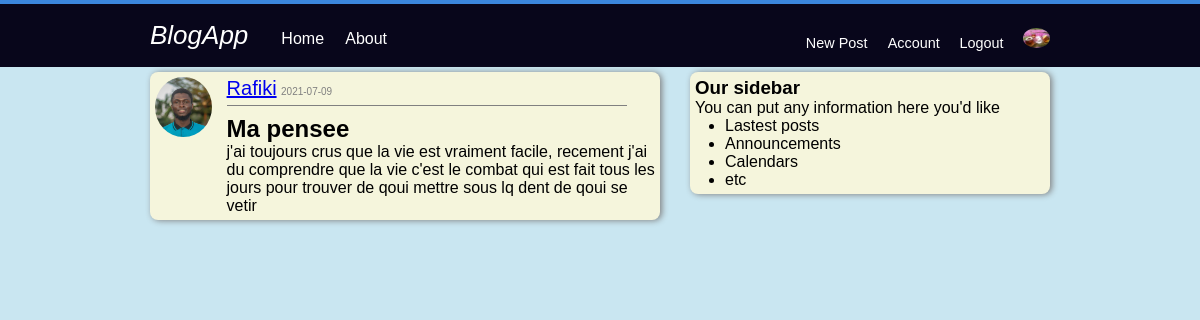
Page /post/2 (signed in) on the committed database.
### blogapp/models.py (models this page shows, shortened)
class User(db.Model, UserMixin):
    id = db.Column(db.Integer, primary_key=True)
    username = db.Column(db.String(20), unique=True, nullable=False)
    email = db.Column(db.String(120), unique=True, nullable=False)
    image_file = db.Column(db.String(20), nullable=False,
                           default='default.jpg')
    password = db.Column(db.String(60), nullable=False)
    posts = db.relationship('Post', backref='author', lazy=True)

class Post(db.Model):
    id = db.Column(db.Integer, primary_key=True)
    title = db.Column(db.String(20), nullable=False)
    date_posted = db.Column(db.DateTime, nullable=False,
                            default=datetime.utcnow())
    content = db.Column(db.Text, nullable=False)
    user_id = db.Column(db.Integer, db.ForeignKey('user.id'), nullable=False)

### blogapp/routes.py (the view)
@ app.route('/post/<int:post_id>')
def owner_post(post_id):
    post = Post.query.get_or_404(post_id)
    return render_template('/pages/owner_post.html', title=post.title, post=post)

### blogapp/models.py (called while the page is built)
@login_manager.user_loader
def load_user(user_id):
    return User.query.get(int(user_id))

### blogapp/templates/pages/owner_post.html (shortened to what this page needs)
{% extends "layout/defaullt.html" %}
{% block body %}
<div class="body_wrapper">
    <article class="article_wrapper">
        <img class="rounded-circle article"
            src="{{url_for('static', filename='profile_image/' + post.author.image_file)}}">
        <div class='right-wrapper'>
            <div class="head_wrapper">
                <small class="author_wrapper"><a href="{{url_for('user_posts',username = post.author.username)}}">{{
                        post.author.username}}</a></small>
                <small class="verry_smal_wrapper">{{post.date_posted.strftime('%Y-%m-%d')}}</small>
            </div>
            <div>
                <h2 class="title_"> {{post.title}}</h2>
                <P>{{ post.content }}</P>
            </div>
        </div>
    </article>
</div>
{% endblock %}

### blogapp/templates/layout/nav.html (shortened to what this page needs)
<nav class='navbar-wrapper'>
    <div class="wrapper">
        <div class="navbar-left-wrapper nav">
            <a href="{{url_for('home')}}" class="brand">BlogApp</a>
            <a href="{{url_for('home')}}">Home</a>
            <a href="{{url_for('about')}}">About</a>
        </div>
        <div class="navbar-right-wrapper nav">
            {% if current_user.is_authenticated %}
            <a href="{{url_for('new_post')}}">New Post</a>
            <a href="{{url_for('account')}}">Account </a>
            <a href="{{url_for('logout')}}">Logout </a>
            <img class="rounded-circle1 article"
                src="{{url_for('static', filename='profile_image/' + current_user.image_file)}}">
            {% else %}
            <a href="{{url_for('login')}}">login</a>
            <a href="{{url_for('register')}}">register</a>
            {% endif %}
        </div>
    </div>
</nav>

### blogapp/static/style_home.css (style rules this page uses)
* { margin: 0; padding: 0; }
.wrapper { width: 900px; max-width: 90%; margin: 0px auto; }
body { background-color: rgb(201, 230, 241); font-family: Arial, Helvetica, sans-serif, sans-serif; }
.navbar-wrapper { background-color: rgb(8, 6, 27); border-top: 4px solid rgb(59, 134, 221); padding: 1em 0; margin-bottom: 5px; }
.wrapper .body_wrapper, .wrapper .nav { display: inline-block; }
.navbar-right-wrapper { float: right; }
.navbar-right-wrapper a { font-size: 0.9em; }
.navbar-right-wrapper a, .navbar-left-wrapper a { color: #fff; text-decoration: none; margin-right: 1.1em; }
.navbar-left-wrapper .brand { font-size: 26px; font-style: italic; color: white; }
.navbar-right-wrapper { margin-top: 7.6px; }
.article_wrapper { display: flex; }
.right-wrapper { margin-left: 15px; }

### blogapp/static/style_blo.css (style rules this page uses)
.article_wrapper, .sidebar_wrapper { border: solid 0px; margin-bottom: 5px; padding: 5px; border-radius: 8px; background-color: beige; box-shadow: gray 2px 0.5px 0.4pc; }
.article_wrapper { width: 500px; }
.head_wrapper { border-bottom: solid 0.1px gray; margin-bottom: 9px; width: 400px; padding-bottom: 5px; }
.head_wrapper .author_wrapper { color: rgb(38, 64, 182); font-size: 20px; }
.head_wrapper .verry_smal_wrapper { font-size: 10px; color: gray; }
.title_ { margin-top: 20 px; }

### blogapp/static/styleAccount.css (style rules this page uses)
.rounded-circle { border-radius: 50%; height: 60px; }
.rounded-circle1 { border-radius: 50%; height: 20px; }

### rows in the picture
User: image_file (picture)
User: image_file (placeholder picture), author.username "Rafiki"
Post: date_posted "2021-07-09", title "Ma pensee", content "j'ai toujours crus que la vie est vraiment facile, recement j'ai du comprendre que la vie c'est le combat qui est fait tous les jours pour trouver de qoui mettre sous lq dent de qoui se vetir"
